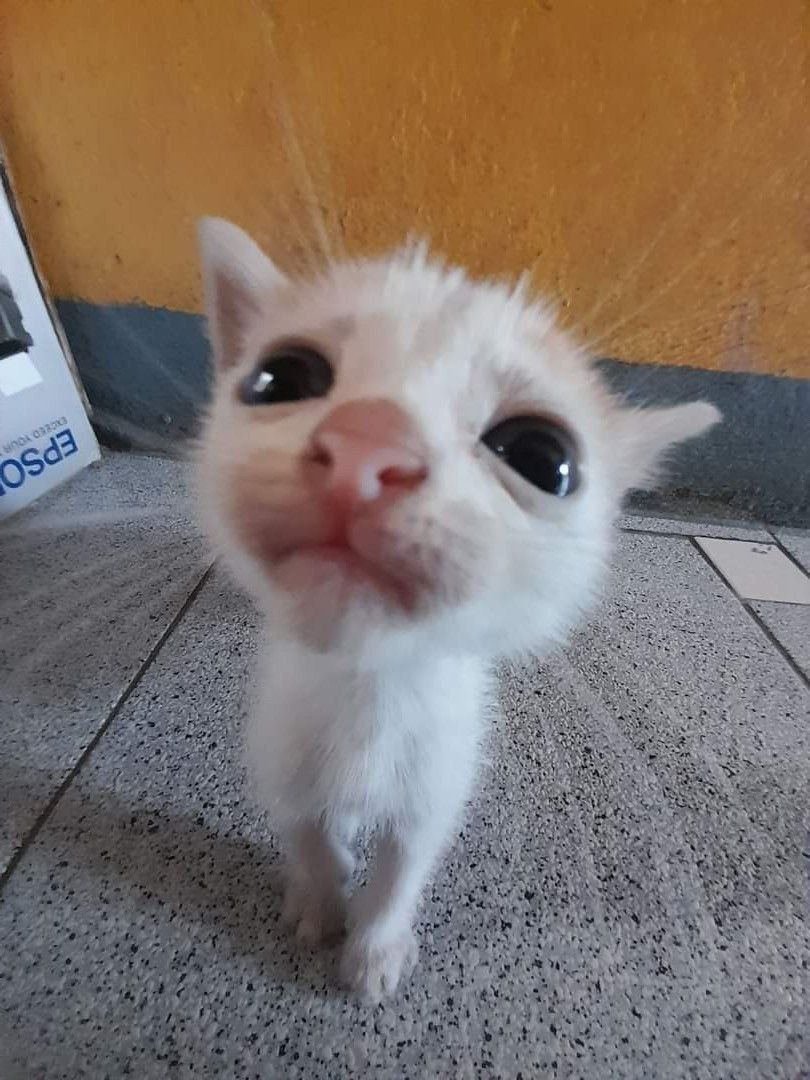
#> input picture lab2/kitti.jpg, 810 x 1080 px
$ python task1-3.py
#> lines starting #> are read from the running program, lines starting #| are printed output that depends on the picture
# -*- coding: utf-8 -*-
from PIL import Image, ImageDraw, ImageFont
from sys import argv
import matplotlib.pyplot as plt
import numpy as np

# [43 lines left out: functions show_image_and_channels, most_common_channel, not called in this run]

def add_watermark(image_path, watermark_path, output_path):  #task3
#> called with image_path = 'kitti.jpg', watermark_path = 'dog.png', output_path = 'outImg.png'
    with Image.open(image_path).convert("RGBA") as img: #конвертим в ргба
        with Image.open(watermark_path).convert("RGBA") as watermark:
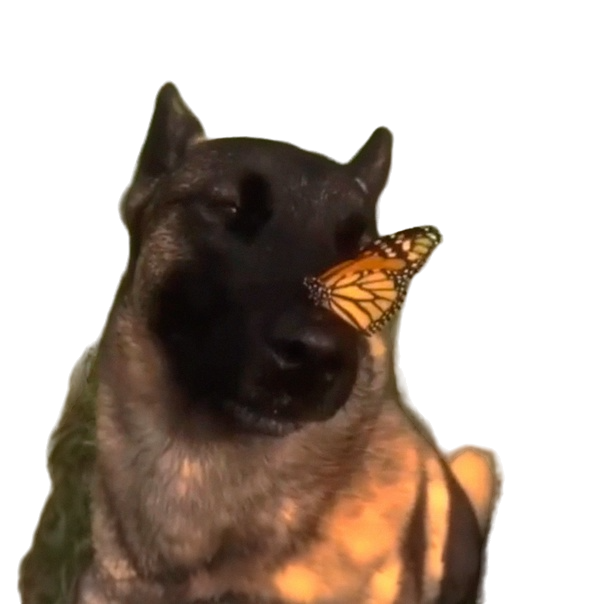
#> input picture lab2/dog.png, 604 x 604 px
#> watermark is the input picture: PIL image 604x604 RGBA; mean R, G, B, A 43.3, 30.6, 20.8, 114.7
            watermark = watermark.resize((int(img.size[0] * 0.3), int(img.size[1] * 0.3)))
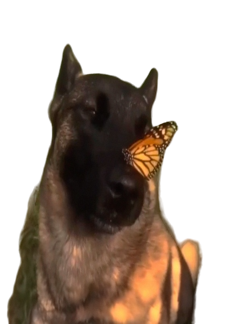
#> watermark: PIL image 243x324 RGBA; mean R, G, B, A 43.5, 30.7, 20.9, 114.7; transparent parts drawn white

            # меняем прозрачность
            watermark_with_alpha = watermark.copy()
            alpha = watermark_with_alpha.split()[3]
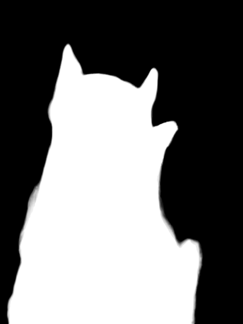
#> alpha: PIL image 243x324 L; min 0, max 255, mean 114.7
            alpha = alpha.point(lambda p: p * 0.7)  # прозрачность 70%
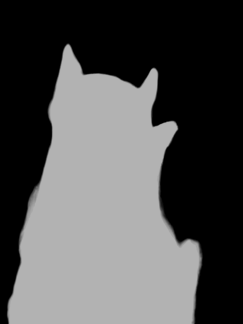
#> alpha: PIL image 243x324 L; min 0, max 178, mean 80.1
            watermark_with_alpha.putalpha(alpha)
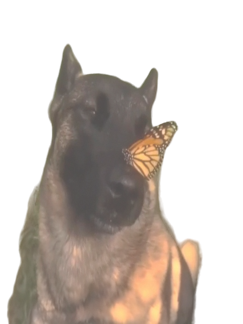
#> watermark_with_alpha: PIL image 243x324 RGBA; mean R, G, B, A 43.5, 30.7, 20.9, 80.1; transparent parts drawn white

            img_w, img_h = img.size # позиционирование
#> img_w = 810; img_h = 1080
            watermark_w, watermark_h = watermark_with_alpha.size
#> watermark_w = 243; watermark_h = 324
            position = (img_w - watermark_w - 20, img_h - watermark_h - 20)
#> position = (547, 736)

            # текст
            txt_overlay = Image.new('RGBA', img.size, (0, 0, 0, 0))
#> txt_overlay: PIL image 810x1080 RGBA; every value is 0
            draw = ImageDraw.Draw(txt_overlay)
            font = ImageFont.truetype("verdana.ttf", 100)
            text = "watermark"
            draw.text((20,20), text, font=font, fill=(255, 0, 255, 128))

            # объединяем
            out_img = Image.new('RGBA', img.size, (0, 0, 0, 0))
            out_img.paste(img, (0, 0))
            out_img.paste(watermark_with_alpha, position, mask=watermark_with_alpha)
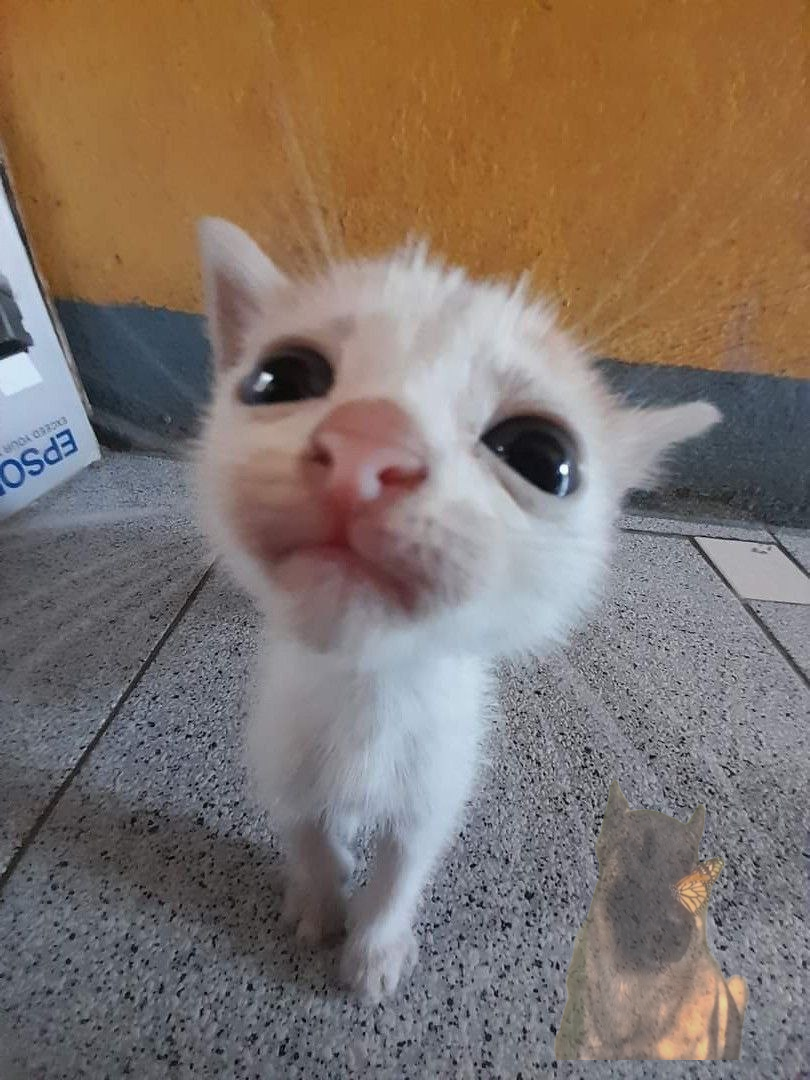
#> out_img: PIL image 810x1080 RGBA; mean R, G, B, A 127.9, 113.3, 103.7, 252.8; transparent parts drawn white
            out_img = Image.alpha_composite(out_img, txt_overlay)

            out_img.save(output_path, format="PNG")
            plt.imshow(out_img)
            plt.axis('off')
            plt.show()


def main():
    if len(argv) > 1:
        file_path = str(argv[1])
    else:
        file_path = 'kitti.jpg'
    watermark_path = 'dog.png'
    #show_image_and_channels(file_path)
    #most_common_channel(file_path)
    add_watermark(file_path, watermark_path, 'outImg.png')


if __name__ == "__main__":
    main()
